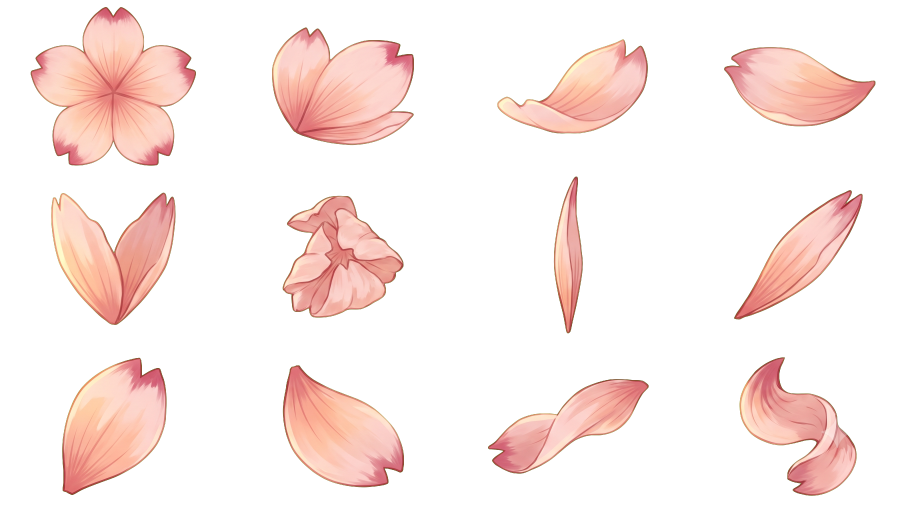
#> input picture cutouts/L8-petals.png, 2752 x 1536 px, found by its file name (shown at 1/3 size)
$ python slice-petals.py
#> lines starting #> are read from the running program, lines starting #| are printed output that depends on the picture
"""Cut individual petal sprites out of the generated sheet.

    python slice-petals.py

The sheet is a rough 4x3 grid but the spacing is irregular, so slicing it as
even cells clips edges. Instead we find connected regions of non-transparent
pixels and cut each to its own bounding box.

Four cells came back as whole blossoms and multi-petal clumps rather than single
petals (row 1 cols 1-2, row 2 cols 1-2). Those are dropped by grid position --
see REJECT below. Eight sprites is ample: at 20-40px on screen with ~40 petals
falling, repetition across eight is invisible.
"""

from __future__ import annotations

from collections import deque
from pathlib import Path

import numpy as np
from PIL import Image

SRC = Path.home() / "Downloads" / "L8-petals.png"
OUT = Path(__file__).resolve().parent.parent / "cesa-site" / "public" / "petals"

# grid positions (row, col), 0-indexed, that are not single petals
REJECT = {(0, 0), (0, 1), (1, 0), (1, 1)}

MIN_AREA = 4000       # ignore stray specks and keying noise
ALPHA_CUTOFF = 128


def components(mask: np.ndarray) -> list[tuple[int, int, int, int]]:
    """Bounding boxes of connected true-regions. Iterative BFS: the sheet is
    ~4MP and recursion would blow the stack."""
    h, w = mask.shape
    seen = np.zeros_like(mask, dtype=bool)
    boxes = []

    for sy in range(h):
        for sx in range(w):
            if not mask[sy, sx] or seen[sy, sx]:
                continue
            queue = deque([(sy, sx)])
            seen[sy, sx] = True
            top = bottom = sy
            left = right = sx
            area = 0

            while queue:
                y, x = queue.popleft()
                area += 1
                top = min(top, y); bottom = max(bottom, y)
                left = min(left, x); right = max(right, x)
                for dy, dx in ((1, 0), (-1, 0), (0, 1), (0, -1)):
                    ny, nx = y + dy, x + dx
                    if 0 <= ny < h and 0 <= nx < w and mask[ny, nx] and not seen[ny, nx]:
                        seen[ny, nx] = True
                        queue.append((ny, nx))

            if area >= MIN_AREA:
                boxes.append((left, top, right + 1, bottom + 1))
    return boxes


def main() -> int:
    if not SRC.exists():
        print(f"not found: {SRC}")
        return 2

    img = Image.open(SRC).convert("RGB")
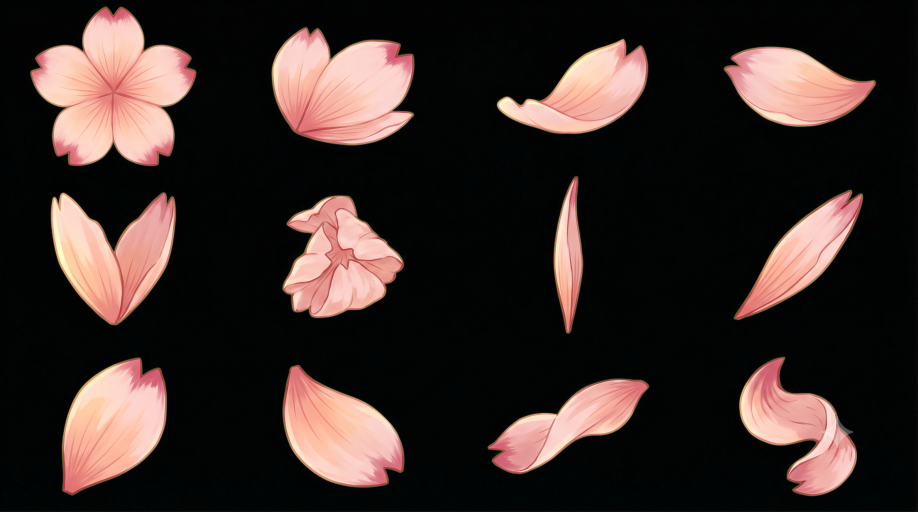
#> img: PIL image 2752x1536 RGB (shown at 1/3 size); mean R, G, B 56.9, 44, 40.6
    arr = np.asarray(img).astype(np.float64)

    # same green key as the main pipeline
    excess = arr[..., 1] - np.maximum(arr[..., 0], arr[..., 2])
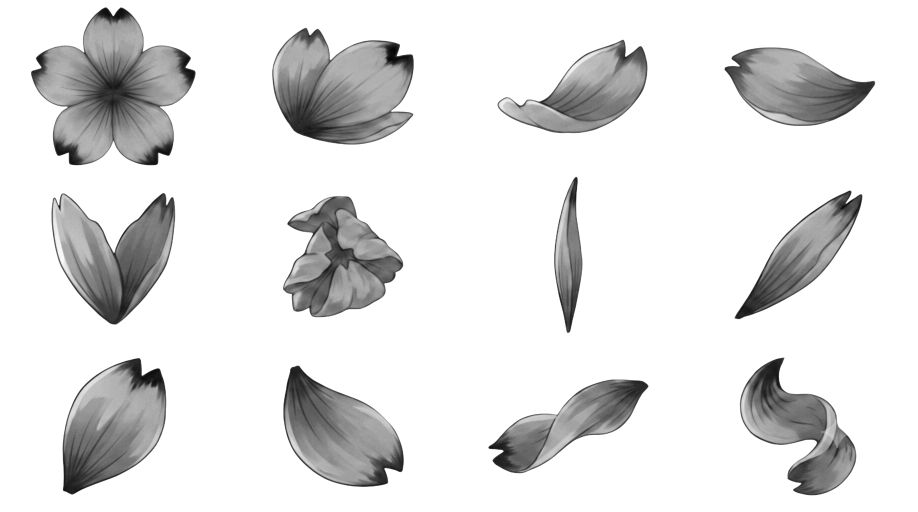
#> excess: shape (1536, 2752) float64 (shown at 1/3 size); min -126, max 0, mean -14.22; drawn with min black and max white
    alpha = 1.0 - np.clip((excess - 20.0) / 70.0, 0.0, 1.0)
#> alpha: shape (1536, 2752) float64; every value is 1

    ceiling = np.maximum(arr[..., 0], arr[..., 2])
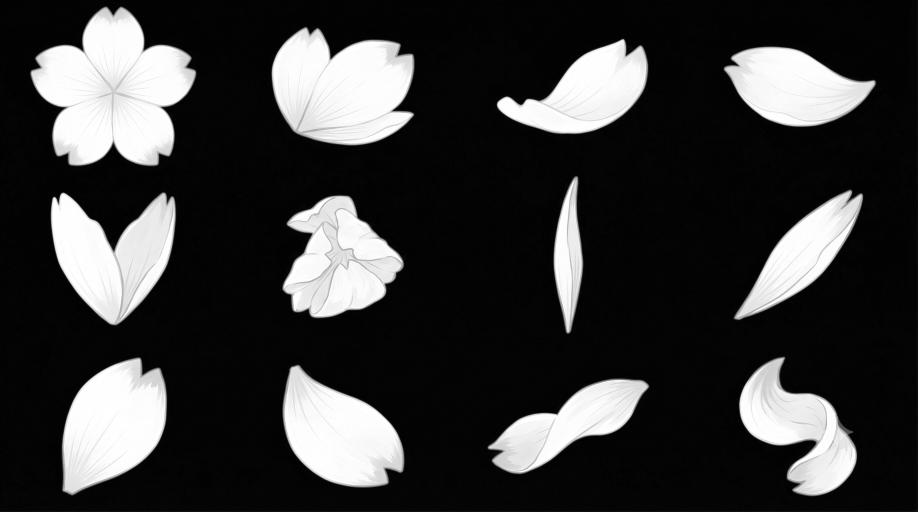
#> ceiling: shape (1536, 2752) float64 (shown at 1/3 size); min 0, max 255, mean 58.2
    arr[..., 1] = np.minimum(arr[..., 1], ceiling)   # despill

    rgba = Image.fromarray(
        np.clip(np.dstack([arr, alpha * 255.0]), 0, 255).astype(np.uint8), "RGBA"
    )

    boxes = components(alpha * 255 >= ALPHA_CUTOFF)
#> after the loop in components, `for sy in range(h):`: seen: shape (1536, 2752) bool; every value is 1
#> boxes = [(0, 0, 2752, 1536)]
    print(f"\n{len(boxes)} regions found in {img.width}x{img.height}")
#| 1 regions found in 2752x1536
    if not boxes:
        return 1

    # Assign each region to a grid cell by its centre, so REJECT can be
    # expressed in the terms we reviewed the sheet in.
    h, w = alpha.shape
#> h = 1536; w = 2752
    OUT.mkdir(parents=True, exist_ok=True)
    kept = 0

    for left, top, right, bottom in sorted(boxes, key=lambda b: (b[1], b[0])):
        cy = (top + bottom) / 2 / h
        cx = (left + right) / 2 / w
        row = min(2, int(cy * 3))
        col = min(3, int(cx * 4))

        tag = "reject" if (row, col) in REJECT else "keep"
        size = f"{right - left}x{bottom - top}"
        print(f"  r{row} c{col}  {size:>10}  {tag}")
        if tag == "reject":
            continue

        kept += 1
        sprite = rgba.crop((left, top, right, bottom))
        # 128px longest edge: canvas draws these at up to ~40px, 2x for retina
        scale = 128 / max(sprite.width, sprite.height)
        sprite = sprite.resize(
            (max(1, round(sprite.width * scale)), max(1, round(sprite.height * scale))),
            Image.LANCZOS,
        )
        sprite.save(OUT / f"petal-{kept}.webp", "WEBP", quality=90, method=6)
#> this loop made 1 pass
#> (left, top, right, bottom, cy, cx, row, col) on pass 1: (0, 0, 2752, 1536, 0.5, 0.5, 1, 2)
#|   r1 c2   2752x1536  keep
#> pass 1, in main, `sprite = sprite.resize( (max(1, round(sprite.width * scale)), max(1, r..`:
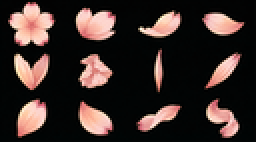
#> sprite: PIL image 128x71 RGBA (shown 2 times larger); mean R, G, B, A 57.2, 44.3, 40.9, 255
#> after the loop, kept = 1

    total = sum(f.stat().st_size for f in OUT.glob("*.webp"))
    print(f"\nwrote {kept} sprites to {OUT}  ({total / 1024:.1f} KB total)\n")
#| wrote 1 sprites to cesa-site/public/petals  (0.0 KB total)
    return 0


if __name__ == "__main__":
    raise SystemExit(main())
#> (the program exits here)
